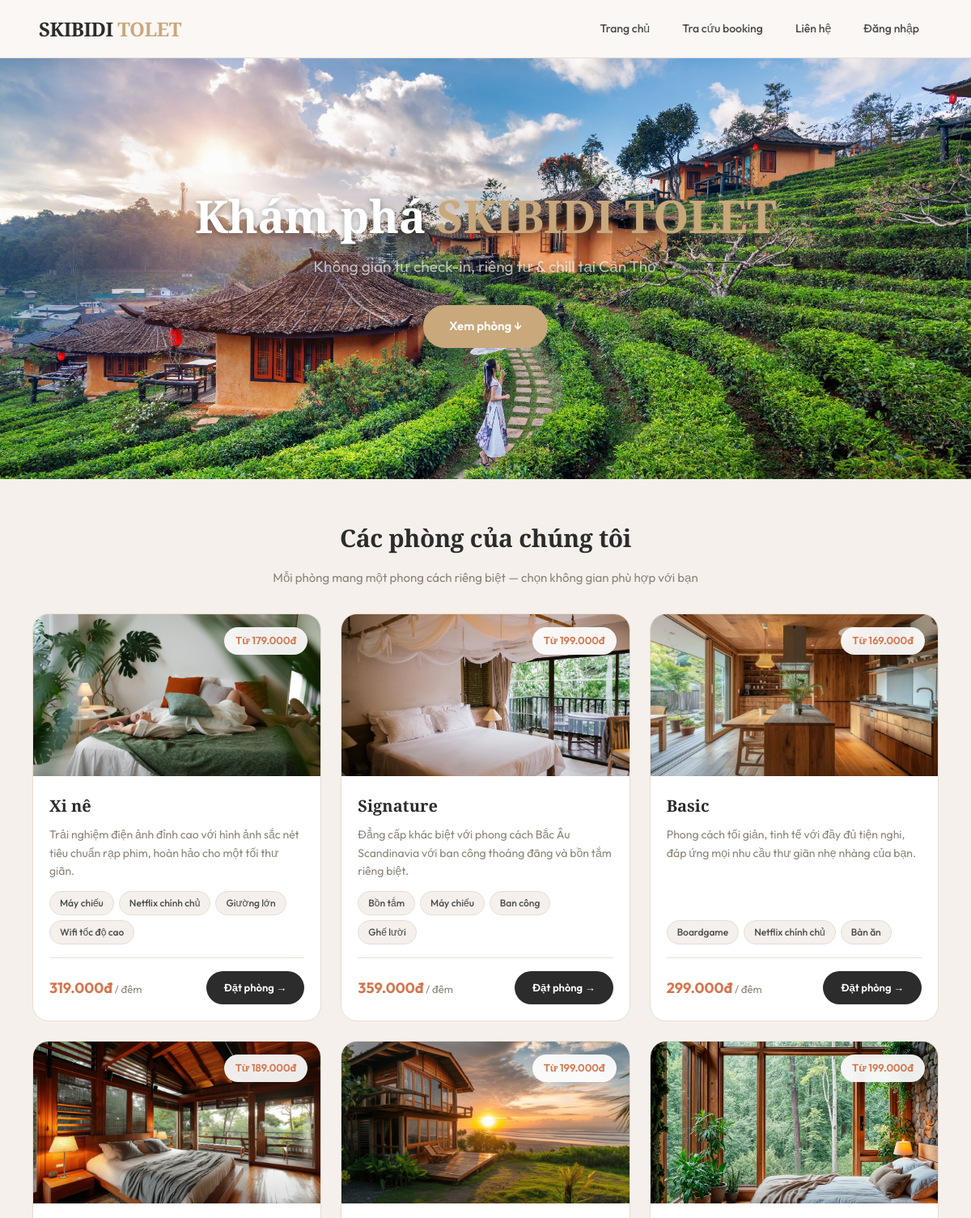
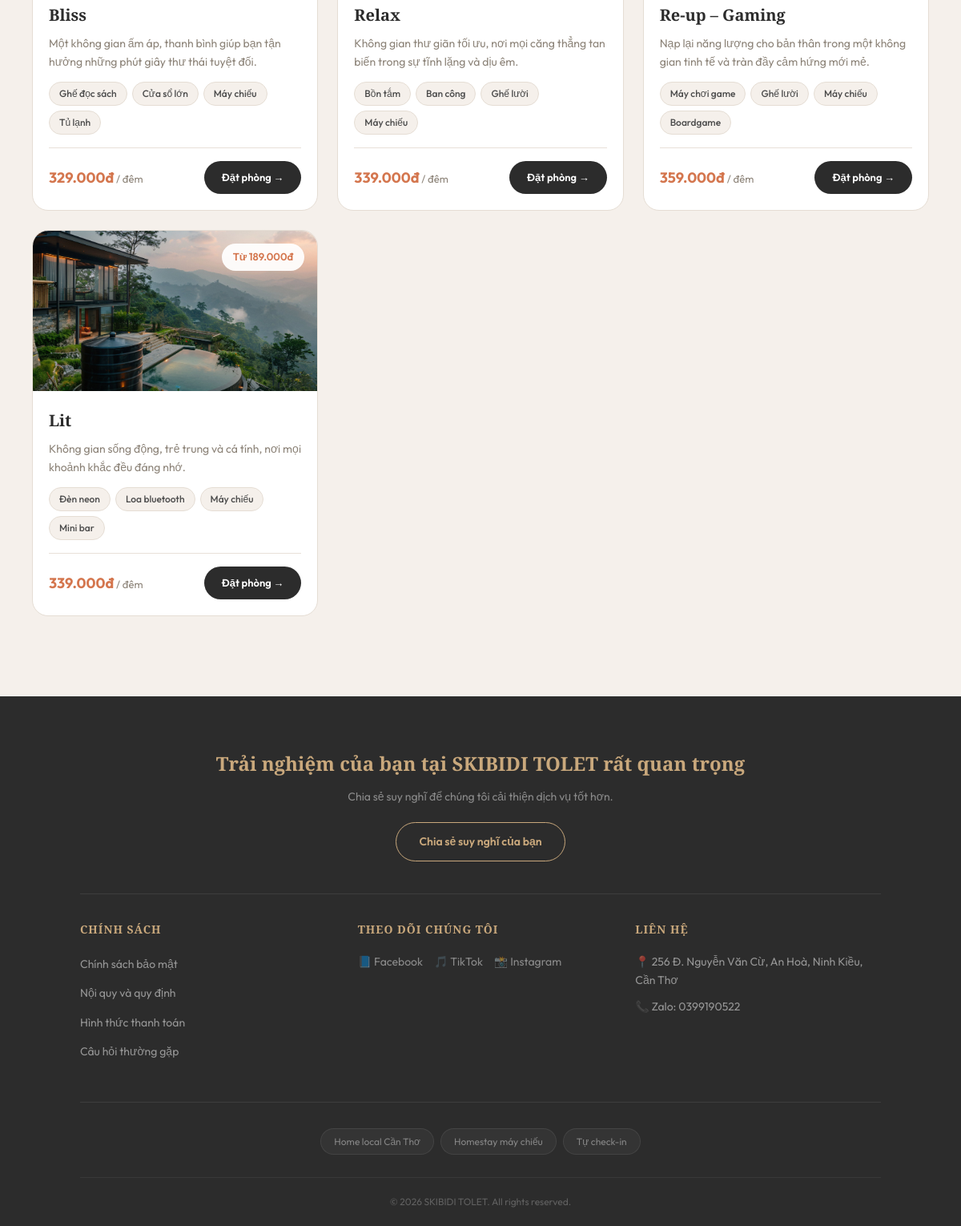
The page / on the database its author committed (2 pictures, top to bottom).
### tables this page shows
CREATE TABLE IF NOT EXISTS rooms (
    id          INT AUTO_INCREMENT PRIMARY KEY,
    slug        VARCHAR(50)  NOT NULL UNIQUE,     
    prefix      VARCHAR(5)   NOT NULL,            
    name        VARCHAR(100) NOT NULL,            
    description TEXT         DEFAULT NULL,        
    price_morning   INT NOT NULL DEFAULT 0,       
    price_afternoon INT NOT NULL DEFAULT 0,       
    price_overnight INT NOT NULL DEFAULT 0,       
    max_guests  INT NOT NULL DEFAULT 4,           
    amenities   JSON         DEFAULT NULL,        
    image_url   VARCHAR(255) DEFAULT NULL,        
    is_active   TINYINT(1)   NOT NULL DEFAULT 1,  
    sort_order  INT NOT NULL DEFAULT 0,           
    created_at  DATETIME NOT NULL DEFAULT CURRENT_TIMESTAMP,
    updated_at  DATETIME NOT NULL DEFAULT CURRENT_TIMESTAMP ON UPDATE CURRENT_TIMESTAMP
);

### includes/auth.php (called while the page is built, shortened)
<?php
require_once __DIR__ . '/db.php';
function is_logged_in(): bool
{
    return isset($_SESSION['user_id']) && $_SESSION['user_id'] > 0;
}
function e(string $str): string
{
    return htmlspecialchars(trim($str), ENT_QUOTES, 'UTF-8');
}

### includes/db.php (called while the page is built, shortened)
<?php
function db(): mysqli
{
    static $conn = null;
    if ($conn !== null) return $conn;
    $conn = new mysqli(DB_HOST, DB_USER, DB_PASS, DB_NAME);
    $conn->set_charset(DB_CHAR);
    return $conn;
}

### index.php (the view, shortened to what this page needs)
<?php
require_once __DIR__ . '/includes/auth.php';
$rooms = [];
$res = db()->query("SELECT * FROM rooms WHERE is_active = 1 ORDER BY sort_order ASC");
while ($row = $res->fetch_assoc()) {
    $row['amenities_arr'] = json_decode($row['amenities'] ?? '[]', true) ?: [];
    $rooms[] = $row;
}
include __DIR__ . '/includes/header.php';
?>
<section class="hero">
    <h1>Khám phá <em>SKIBIDI TOLET</em></h1>
    <p>Không gian tự check-in, riêng tư &amp; chill tại Cần Thơ</p>
    <a href="#rooms" class="hero-cta">Xem phòng ↓</a>
</section>
<div class="container" id="rooms">
    <h2 class="section-title">Các phòng của chúng tôi</h2>
    <p class="section-subtitle">Mỗi phòng mang một phong cách riêng biệt — chọn không gian phù hợp với bạn</p>
    <div class="rooms-grid">
    <?php
    foreach ($rooms as $r):
    ?>
        <div class="room-card">
            <div class="room-card-img" style="background-image:url('<?= e($r['image_url'] ?? '') ?>')">
                <span class="room-card-price-badge">
                    Từ <?= number_format($r['price_morning'],0,',','.') ?>đ
                </span>
            </div>
            <div class="room-card-body">
                <h3><?= e($r['name']) ?></h3>
                <p><?= e($r['description'] ?? '') ?></p>
                <div class="amenities">
                    <?php foreach ($r['amenities_arr'] as $t): ?>
                        <span class="amenity-tag"><?= e($t) ?></span>
                    <?php endforeach; ?>
                </div>
                <div class="room-card-footer">
                    <div class="price-info">
                        <strong><?= number_format($r['price_overnight'],0,',','.') ?>đ</strong> / đêm
                    </div>
                    <a href="#modal-<?= e($r['slug']) ?>" class="book-btn">Đặt phòng →</a>
                </div>
            </div>
        </div>
    <?php endforeach; ?>
    </div>
</div>
<?php
include __DIR__ . '/includes/footer.php';
?>

### includes/header.php (shortened to what this page needs)
<?php
$base_url   = defined('BASE_URL') ? BASE_URL : '/homestay/';
?>
<!DOCTYPE html>
<html lang="vi">
<head>
    <link rel="stylesheet" href="<?= $base_url ?>assets/css/main.css">
</head>
<body>
<header class="site-header">
    <a href="<?= $base_url ?>" class="logo">SKIBIDI <span>TOLET</span></a>
    <nav id="navMenu">
        <a href="<?= $base_url ?>">Trang chủ</a>
        <a href="<?= $base_url ?>pages/user/search_booking.php">Tra cứu booking</a>
        <a href="#lien-he">Liên hệ</a>
        <?php if (is_logged_in()):  ?>
            <a href="<?= $base_url ?>pages/user/account.php">Xin chào, <?= e(current_user()['name']) ?></a>
        <?php else:  ?>
            <a href="<?= $base_url ?>pages/auth/login.php">Đăng nhập</a>
        <?php endif;  ?>
    </nav>
</header>

### includes/footer.php (shortened to what this page needs)
<footer class="footer" id="lien-he">
    <div class="container">
        <div class="footer-top">
            <h2>Trải nghiệm của bạn tại <span>SKIBIDI TOLET</span> rất quan trọng</h2>
            <p>Chia sẻ suy nghĩ để chúng tôi cải thiện dịch vụ tốt hơn.</p>
            <a href="https://zalo.me/0399190522" target="_blank" class="btn-feedback">
                Chia sẻ suy nghĩ của bạn
            </a>
        </div>
        <hr class="footer-divider">
        <div class="footer-main">
            <div class="footer-col">
                <h3>CHÍNH SÁCH</h3>
                <ul>
                    <li><a href="#">Chính sách bảo mật</a></li>
                    <li><a href="#">Nội quy và quy định</a></li>
                    <li><a href="#">Hình thức thanh toán</a></li>
                    <li><a href="#">Câu hỏi thường gặp</a></li>
                </ul>
            </div>
            <div class="footer-col">
                <h3>THEO DÕI CHÚNG TÔI</h3>
                <div class="social">
                    <a href="https://www.facebook.com/luccan139" target="_blank">📘 Facebook</a>
                    <a href="https://www.tiktok.com/@phd170306" target="_blank">🎵 TikTok</a>
                    <a href="https://www.instagram.com/d.hoangan_" target="_blank">📸 Instagram</a>
                </div>
            </div>
            <div class="footer-col">
                <h3>LIÊN HỆ</h3>
                <p>📍 <a href="https://maps.app.goo.gl/TJbmMtLRtuktuQU69" target="_blank">
                    256 Đ. Nguyễn Văn Cừ, An Hoà, Ninh Kiều, Cần Thơ
                </a></p>
                <p>📞 Zalo: <a href="https://zalo.me/0399190522">0399190522</a></p>
            </div>
        </div>
        <hr class="footer-divider">
        <div class="footer-tags">
            <span class="tag">Home local Cần Thơ</span>
            <span class="tag">Homestay máy chiếu</span>
            <span class="tag">Tự check-in</span>
        </div>
        <div class="footer-bottom">
            <p>&copy; <?= date('Y') ?> SKIBIDI TOLET. All rights reserved.</p>
        </div>
    </div>
</footer>
</body>
</html>

### rows shown on the page
rooms: image_url (picture), price_morning "179.000", name "Xi nê", description "Trải nghiệm điện ảnh đỉnh cao với hình ảnh sắc nét tiêu chuẩn rạp phim, hoàn hảo cho một tối thư giãn.", t "Máy chiếu", t "Netflix chính chủ", t "Giường lớn", t "Wifi tốc độ cao", price_overnight "319.000"
rooms: image_url (picture), price_morning "199.000", name "Signature", description "Đẳng cấp khác biệt với phong cách Bắc Âu Scandinavia với ban công thoáng đãng và bồn tắm riêng biệt.", t "Bồn tắm", t "Máy chiếu", t "Ban công", t "Ghế lười", price_overnight "359.000"
rooms: image_url (picture), price_morning "169.000", name "Basic", description "Phong cách tối giản, tinh tế với đầy đủ tiện nghi, đáp ứng mọi nhu cầu thư giãn nhẹ nhàng của bạn.", t "Boardgame", t "Netflix chính chủ", t "Bàn ăn", price_overnight "299.000"
rooms: image_url (picture), price_morning "189.000", name "Bliss", description "Một không gian ấm áp, thanh bình giúp bạn tận hưởng những phút giây thư thái tuyệt đối.", t "Ghế đọc sách", t "Cửa sổ lớn", t "Máy chiếu", t "Tủ lạnh", price_overnight "329.000"
rooms: image_url (picture), price_morning "199.000", name "Relax", description "Không gian thư giãn tối ưu, nơi mọi căng thẳng tan biến trong sự tĩnh lặng và dịu êm.", t "Bồn tắm", t "Ban công", t "Ghế lười", t "Máy chiếu", price_overnight "339.000"
rooms: image_url (picture), price_morning "199.000", name "Re-up – Gaming", description "Nạp lại năng lượng cho bản thân trong một không gian tinh tế và tràn đầy cảm hứng mới mẻ.", t "Máy chơi game", t "Ghế lười", t "Máy chiếu", t "Boardgame", price_overnight "359.000"
rooms: image_url (picture), price_morning "189.000", name "Lit", description "Không gian sống động, trẻ trung và cá tính, nơi mọi khoảnh khắc đều đáng nhớ.", t "Đèn neon", t "Loa bluetooth", t "Máy chiếu", t "Mini bar", price_overnight "339.000"
